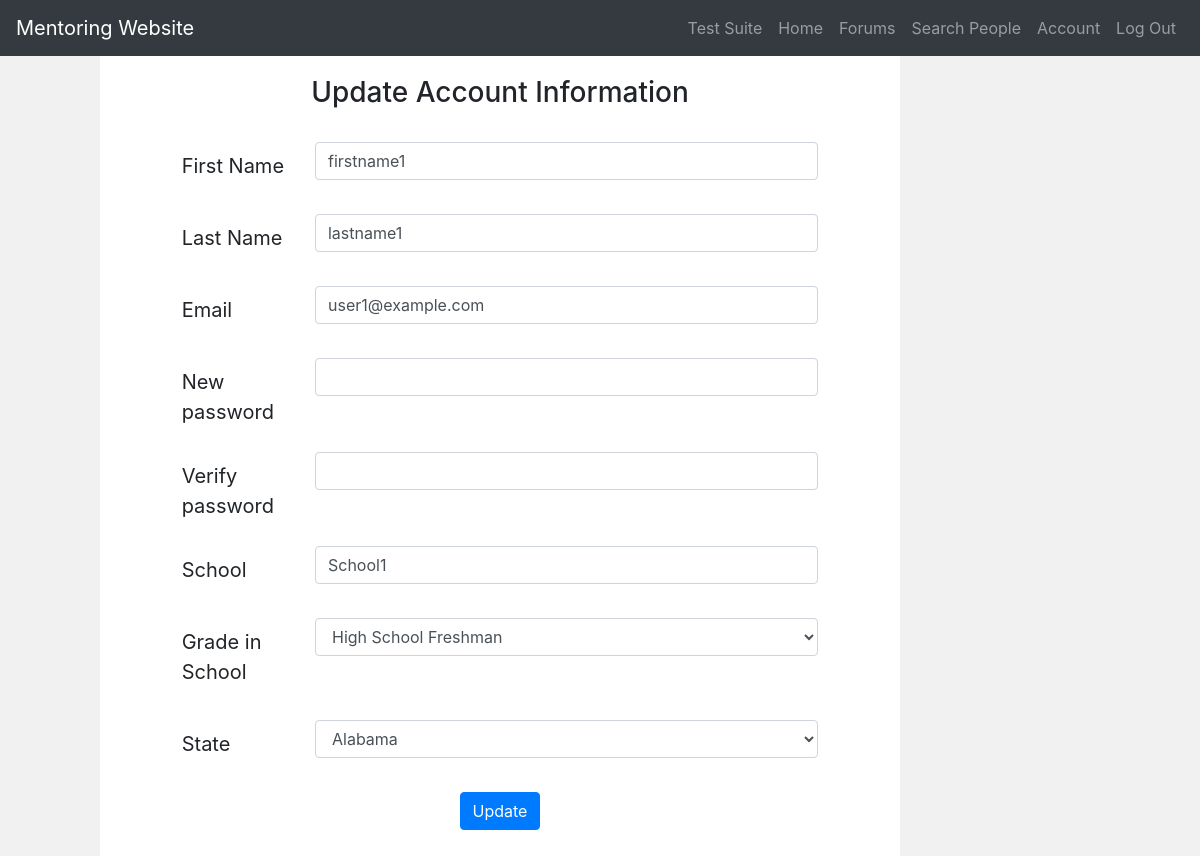
Screenshot of /account (signed in) with the database file from the repository.
### db_models.py (models this page shows, shortened)
class User(db.Model):
    __tablename__ = 'Users'
    __searchable__ = ['username', 'first_name', 'last_name', 'email', 'school', 'state']
    first_name = db.Column(db.String(64), index=True, nullable=False)
    last_name = db.Column(db.String(64), index=True, nullable=False)
    username = db.Column(db.String(64), index=True, primary_key=True, unique=True, nullable=False)
    email = db.Column(db.String(120), index=True, unique=True, nullable=False)
    password = db.Column(db.String(128), nullable=False)
    school = db.Column(db.String(128))
    grade = db.Column(db.String(64))
    state = db.Column(db.String(64))
    post_time = db.Column(db.DateTime, index=True, default=datetime.utcnow, nullable=False)
    forum_questions = db.relationship("ForumQuestion", backref='author', lazy='dynamic')
    forum_posts = db.relationship("ForumPost", backref='author', lazy='dynamic')
    user_posts = db.relationship("UserPost", backref='author', lazy='dynamic')
    authenticated = db.Column(db.Boolean, default=False)

### main.py (the view)
@app.route('/account', methods=['GET', 'POST'])
def account():
    form = UpdateAccountForm(grade=current_user.grade, state=current_user.state)
    if form.validate_on_submit():
        update_account_handler(form)
        return redirect('/account')
    return render_template('account.html', form=form)

### forms.py
class UpdateAccountForm(FlaskForm):
    first_name = StringField('First Name', validators=[DataRequired()])
    last_name = StringField('Last Name', validators=[DataRequired()])
    email = EmailField('Email', validators=[DataRequired(), Email()])
    new_password = PasswordField('New Password')
    new_password_v = PasswordField('Verify New Password')
    school = StringField('School', validators=[DataRequired()])
    grade = SelectField('Grade in School', choices=GRADE_LEVELS, validators=[DataRequired()])
    state = SelectField('State', choices=list(zip(STATE_ABBREVS, STATE_NAMES)), validators=[DataRequired()])
    submit = SubmitField('Update Account')

### db_models.py (called while the page is built)
@login_manager.user_loader
def load_user(user_id):
    if user_id is not None:
        return User.query.get(user_id)
    return None

### templates/account.html (shortened to what this page needs)
{% extends "base.html" %}
{% block page_content %}
<div class="container-fluid">
  <div class="row">
    <div class="col-sm-1 sidebar">
      <div class= "mar-top">
          <br>
      </div>
    </div>
    <div class="col-sm-8">
      <div class= "mar-top">
        <div class="col-sm-12" align="center"> <h3>Update Account Information</h3><br></div>
        {% block content %}
        <form action="" method="post" novalidate>
                <div class="form-group row">
                    <div class="col-sm-1"></div>
                    <label  class="col-sm-2 col-form-label col-form-label-lg" >{{ form.first_name.label }}</label>
                    <div class="col-sm-8">
                        {{ form.first_name(value = current_user.first_name, class="form-control") }}
                    </div>
                </div>
                <div class="form-group row">
                    <div class="col-sm-1"></div>
                    <label  class="col-sm-2 col-form-label col-form-label-lg">{{ form.last_name.label }}</label>
                    <div class="col-sm-8">
                        {{ form.last_name(value = current_user.last_name, class="form-control") }}
                    </div>
                </div>
                <div class="form-group row">
                    <div class="col-sm-1"></div>
                    <label  class="col-sm-2 col-form-label col-form-label-lg">{{ form.email.label }}</label>
                    <div class="col-sm-8">
                        {{ form.email(value = current_user.email, class="form-control") }}
                    </div>
                </div>
                <div class="form-group row">
                    <div class="col-sm-1"></div>
                    <label  class="col-sm-2 col-form-label col-form-label-lg">New password</label>
                    <div class="col-sm-8">
                        {{ form.new_password(value=current_user.password, class="form-control") }}
                        <br>
                    </div>
                </div>
                <div class="form-group row">
                    <div class="col-sm-1"></div>
                    <label  class="col-sm-2 col-form-label col-form-label-lg">Verify password</label>
                    <div class="col-sm-8">
                        {{ form.new_password_v(value=current_user.password, class="form-control") }}
                    </div>
                </div>
                <div class="form-group row">
                    <div class="col-sm-1"></div>
                    <label  class="col-sm-2 col-form-label col-form-label-lg">{{ form.school.label }}</label>
                    <div class="col-sm-8">
                        {{ form.school(value = current_user.school, class="form-control") }}
                    </div>
                </div>
                <div class="form-group row">
                    <div class="col-sm-1"></div>
                    <label  class="col-sm-2 col-form-label col-form-label-lg">{{ form.grade.label }}</label>
                    <div class="col-sm-8">
                        {{ form.grade(class="form-control") }}
                    </div>
                </div>
                <div class="form-group row">
                    <div class="col-sm-1"></div>
                    <label  class="col-sm-2 col-form-label col-form-label-lg">{{ form.state.label }}</label>
                    <div class="col-sm-8">
                        {{ form.state(class="form-control") }}
                    </div>
                </div>
            <div class="form-group row">
                 <div class="col-sm-12" align="center">
                    {{ form.submit(value = "Update", class="btn btn-primary") }}
                 </div>
            </div>
            </form>
        {% endblock %}
      </div>
    </div>
    <div class="col sidebar">
        <br>
    </div>
  </div>
</div>
{% endblock %}

### static/homepage.css (style rules this page uses)
.sidebar { position: relative; padding-top: 20px; background-color: #f1f1f1; height: 100vh; }
.mar-top { margin-top: 20px; }

### rows the page displays
User: first_name "firstname1", last_name "lastname1", email "user1@example.com", school "School1", grade "High School Freshman", state "Alabama"
